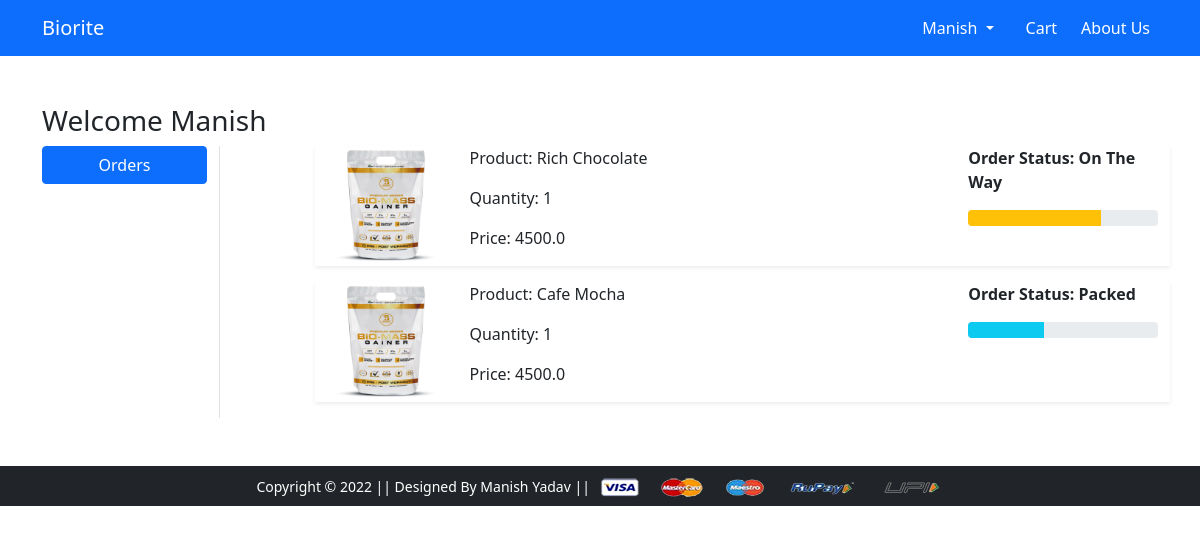
/orders/ (signed in), run on the app's committed database.
### app/models.py (models this page shows, shortened)
class OrderPlaced(models.Model):
 user = models.ForeignKey(User, on_delete=models.CASCADE)
 customer = models.ForeignKey(Customer, on_delete=models.CASCADE)
 product = models.ForeignKey(Product, on_delete=models.CASCADE)
 quantity = models.PositiveIntegerField(default=1)
 ordered_date = models.DateTimeField(auto_now_add=True)
 status = models.CharField(max_length=50,choices=STATUS_CHOICES,default='Pending')
 @property
 def total_cost(self):
   return self.quantity * self.product.discounted_price

class Product(models.Model):
 title = models.CharField(max_length=100)
 selling_price = models.FloatField()
 discounted_price = models.FloatField()
 description = models.TextField()
 brand = models.CharField(max_length=100)
 category = models.CharField( choices=CATEGORY_CHOICES, max_length=2)
 product_image = models.ImageField(upload_to='productimg')

### app/views.py (the view)
# urls.py: path('orders/', views.orders, name='orders'),
@login_required
def orders(request):
	op = OrderPlaced.objects.filter(user=request.user)
	return render(request, 'app/orders.html', {'order_placed':op})

### app/templates/app/orders.html (shortened to what this page needs)
{% extends 'app/base.html' %}
{% load static %}
{% block main-content %}
<div class="container my-5">
 <div class="row">
 <h3>Welcome <span class="text-capitalize">{{request.user}}</span></h3>
  <div class="col-sm-2 border-end">
   <ul class="list-unstyled">
    <li class="d-grid"><a href="{% url 'orders' %}" class="btn btn-primary">Orders</a></li>
   </ul>
  </div>
  <div class="col-sm-9 offset-sm-1">
  {% for op in order_placed %}
   <div class="row shadow-sm mb-3">
    <div class="col-sm-2">
     <img src="{{op.product.product_image.url}}" alt="" srcset="" class="img-fluid" height="150" width="150">
    </div>
    <div class="col-sm-7">
     <p>Product: {{op.product.title}}</p>
     <p>Quantity: {{op.quantity}}</p>
     <p>Price: {{op.total_cost}}</p>
    </div>
    <div class="col-sm-3 fw-bold">
     <p>Order Status: {{op.status}}</p>
      {% if op.status == 'Packed' %}
      <div class="progress">
       <div class="progress-bar bg-info" role="progressbar" style="width: 40%" aria-valuenow="40" aria-valuemin="0" aria-valuemax="100"></div>
      </div>
      {% endif %}
      {% if op.status == 'On The Way' %}
      <div class="progress">
       <div class="progress-bar bg-warning" role="progressbar" style="width: 70%" aria-valuenow="70" aria-valuemin="0" aria-valuemax="100"></div>
      </div>
      {% endif %}
    </div>
   </div>
   {% endfor %}
  </div>
 </div>
</div>
{% endblock main-content %}

### app/templates/app/base.html (shortened to what this page needs)
<!doctype html>
{% load static %}
<html lang="en">
  <head>
    <link href="https://cdn.jsdelivr.net/npm/bootstrap@5.0.0-beta1/dist/css/bootstrap.min.css" rel="stylesheet">
    <link rel="stylesheet" href="{% static 'app/css/owl.carousel.min.css' %}">
    <link rel="stylesheet" href="{% static 'app/css/all.min.css' %}">
    <link rel="stylesheet" href="{% static 'app/css/style.css' %}">
  </head>
  <body>
    <nav class="navbar navbar-expand-lg navbar-dark bg-primary">
     <div class="container">
       <a class="navbar-brand" href="/">Biorite</a>
       <div class="collapse navbar-collapse" id="navbarSupportedContent">
         <div>
          <ul class="navbar-nav me-auto mb-2 mb-lg-0">
          {% if request.user.is_authenticated %}
           <li class="nav-item dropdown mx-2">
              <a class="nav-link dropdown-toggle text-white" href="#" id="profileDropdown" role="button" data-bs-toggle="dropdown" aria-expanded="false">
                {{request.user.username|capfirst}}
              </a>
            </li>
            <li class="nav-item mx-2">
              <a href="{% url 'showcart' %}" class="nav-link text-white"> Cart </a>
            </li>
            <li class="nav-item">
              <a class="nav-link active" aria-current="page" href="{% url 'mobile' %}">About Us</a>
            </li>
            {% endif %}
          </ul>
         </div>
       </div>
     </div>
    </nav>
    {% block main-content %} {% endblock main-content %}
    <footer class="container-fluid bg-dark text-center p-2 mt-5">
        <small class="text-white">Copyright &copy; 2022 || Designed By Manish Yadav || </small>
        <img src="{% static 'app/images/payment.png' %}" alt="" srcset="" class="img-fluid" height="2px">
    </footer>
  </body>
</html>

### data on the page
OrderPlaced: product.product_image (picture), product "Rich Chocolate", quantity "1", total_cost "4500.0", status "On The Way"
OrderPlaced: product.product_image (picture), product "Cafe Mocha", quantity "1", total_cost "4500.0", status "Packed"

### other printed values
{{ request.user.username|capfirst }} "Manish"
{{ request.user }} "Manish"
